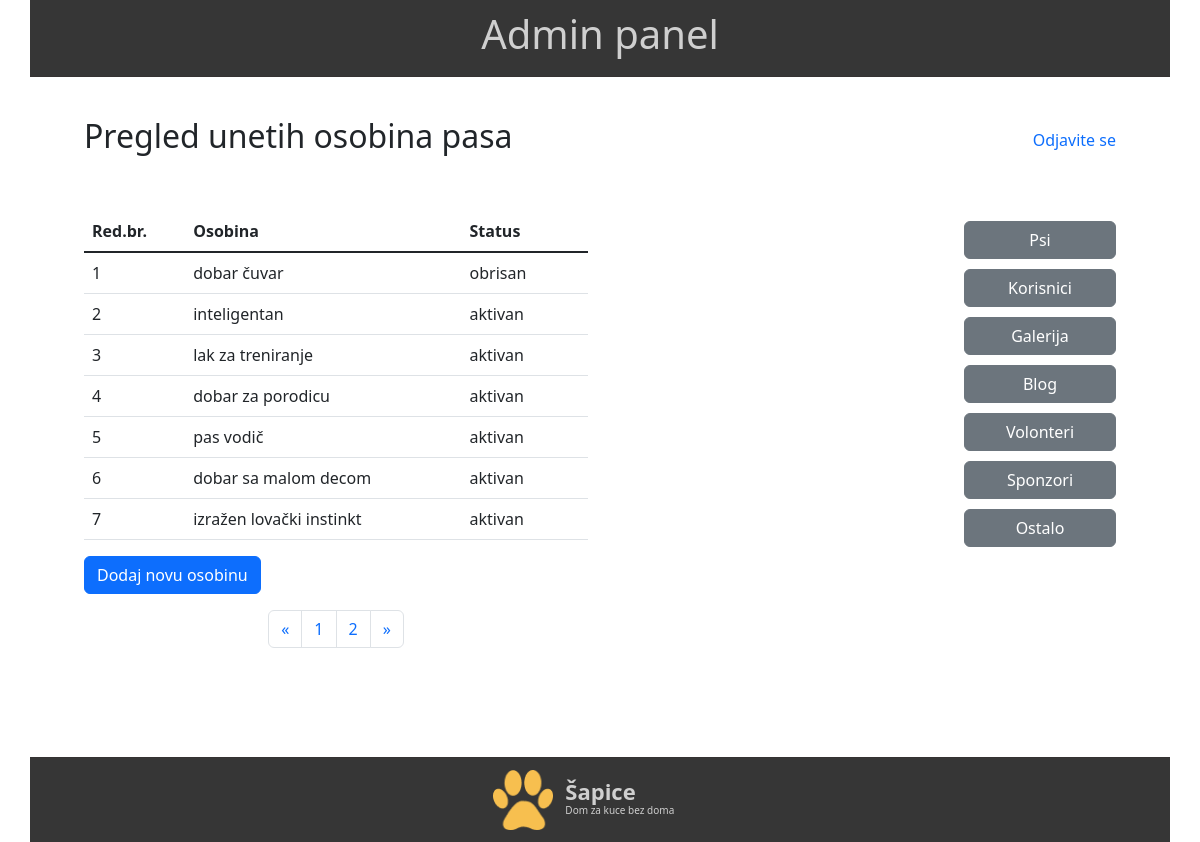
The page /Sapice_admin/characteristics.php (signed in) on the database its author committed.
### tables this page shows
CREATE TABLE `characteristics` (
  `char_id` int(10) UNSIGNED NOT NULL,
  `name` varchar(250) NOT NULL,
  `status` int(11) NOT NULL DEFAULT 1 COMMENT '0-obrisana\r\n1-aktivna'
);

### Sapice_admin/classes/class_base.php (called while the page is built, shortened)
<?php
class Base{
    private $db;
    public function connect() {
        $this->db=mysqli_connect("localhost", "root", "", "sapice");
        return $this->db;
    }
    public function query($query) {
        return mysqli_query($this->db, $query);
    }
    public function fetch_object($result){
        return mysqli_fetch_object($result);
    }
    public function num_rows($result){
        return mysqli_num_rows($result);
    }
}
?>

### Sapice_admin/characteristics.php (the view, shortened to what this page needs)
<?php
    require_once("classes/class_base.php");
    $db=new Base();
    $records="SELECT * FROM characteristics";
    $result=$db->query($records);
    $total_records=$db->num_rows($result);
    $limit=7;
    $pages=ceil($total_records/$limit);
    $current_page = isset($_GET['page']) && !empty($_GET['page']) ? $_GET['page'] : 1;
    $offset=($current_page-1)*$limit;
?>
<!DOCTYPE html>
<html lang="en">
<head>
    <?php require_once("components/_admin_head.php");?>
</head>
<body>
    <div class="container">
        <?php require_once("components/_admin_header.php"); ?>
        <div class="main-admin-content">
            <div class="row admin">
                <div class="col-6 mb-5">
                    <h2>Pregled unetih osobina pasa</h2>
                </div>
                <div class="col-6 mb-5 text-end align-self-center">
                    <a href="logout.php?page=all_dogs.php" class="text-decoration-none" id="logout-link">Odjavite se</a>
                </div>
                <div class="col-6 me-auto">
                    <table id="chars" class="table table-hover table-responsive">
                        <thead>
                            <tr>
                                <th scope="col">Red.br.</th>
                                <th scope="col">Osobina</th>
                                <th scope="col">Status</th>
                            </tr>
                        </thead>
                        <tbody class="table-group-divider">
                        <?php
                            $query="SELECT * FROM characteristics LIMIT {$limit} OFFSET {$offset}";
                            $result=$db->query($query);
                            $i=$offset;
                            while($row=$db->fetch_object($result)) {
                                $id=$row->char_id;
                                $status = ($row->status == 0) ? "obrisan" : "aktivan";
                                $i++;
                                echo "<tr class='align-middle'>";
                                    echo "<td scope='col'>{$i}</td>";
                                    echo "<td scope='col' class='editable-text' data-field='name' data-id='{$id}'>{$row->name}</td>";
                                    echo "<td scope='col' class='editable-dropdown' data-field='status' data-id='{$id}' data-status='{$row->status}'>{$status}</td>";
                            ?>
                                <td scope="col">
                                </td>
                            </tr>
                        <?php } ?>
                        </tbody>
                    </table>
                    <button type="submit" class="btn btn-primary mb-3" id="new-char" data-bs-toggle="modal" data-bs-target="#addCharModal">Dodaj novu osobinu</button>
                    <nav aria-label="Paginacija">
                        <ul class="pagination justify-content-center">
                            <li class="page-item">
                                <a href="characteristics.php?page=<?php echo ($current_page - 1); ?>" class="page-link" aria-label="Previous">
                                    <span aria-hidden="true">&laquo;</span>
                                </a>
                            </li>
                            <?php
                                for ($i = 1; $i <= $pages; $i++) {
                                    echo "<li class='page-item'><a class='page-link' href='characteristics.php?page={$i}'>{$i}</a></li>";
                                }
                            ?>
                            <li class="page-item">
                                <a class="page-link" href="characteristics.php?page=<?php echo ($current_page + 1); ?>" aria-label="Next">
                                <span aria-hidden="true">&raquo;</span></a>
                            </li>
                        </ul>
                    </nav>
                </div>
                <?php require_once("components/_admin_menu_left.php");?>
            </div>
        </div>
        <?php require_once("components/_admin_footer.php");?>
    </div>
</body>
</html>

### Sapice_admin/include/style.css (style rules this page uses)
.row.admin { padding: 30px; margin: 10px auto; }
.main-admin-content { min-height: 670px; }

### rows shown on the page
characteristics: name "dobar čuvar", status "obrisan"
characteristics: name "inteligentan", status "aktivan"
characteristics: name "lak za treniranje", status "aktivan"
characteristics: name "dobar za porodicu", status "aktivan"
characteristics: name "pas vodič", status "aktivan"
characteristics: name "dobar sa malom decom", status "aktivan"
characteristics: name "izražen lovački instinkt", status "aktivan"

### other values the page prints
$group "Psi"
$group "Korisnici"
$group "Galerija"
$group "Blog"
$group "Volonteri"
$group "Sponzori"
$group "Ostalo"
